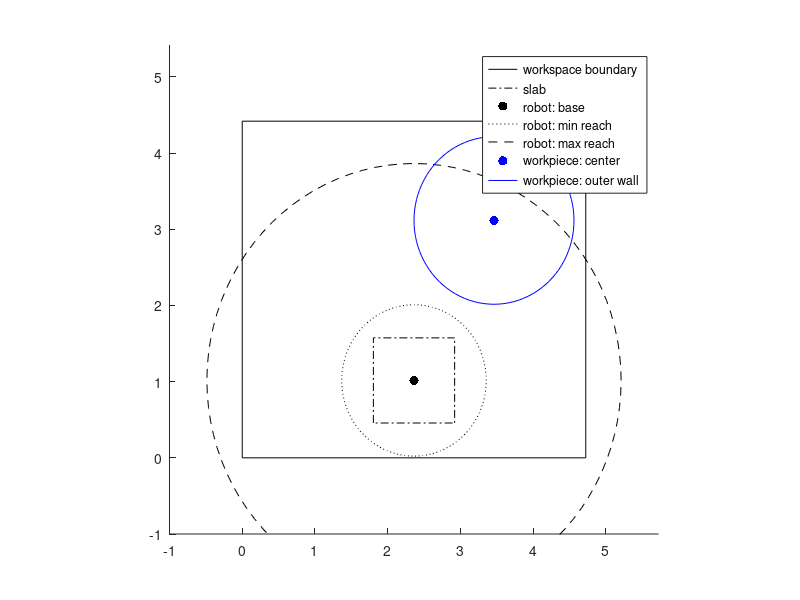

Recreate this plot in MATLAB.
%% cylWallTask.m
%
% Description:
%   Simulate the kinematics (forward, inverse) required to print a
%   cylindrical wall in the workspace in Tech AG53 with the ABB IRB 6700
%   arm.
%
% Notes:
%   1 - all linear dimensions are in meters except where otherwise noted.
%
% Author:
%   Dan Lynch
%
% Date:
%   March 9, 2019

%% main function
function cylWallTask
    clear;
    close all;
    clc;
    
    [perim,slab,robot,workpiece] = init_workspace();
    visualize_workspace(perim,slab,robot,workpiece);
    
end

%% Workspace description in task-space frame
function [perim,slab,robot,workpiece] = init_workspace()
% The workspace contains 4 things (represented as structs):
%   1 - workspace "perimeter"
%   2 - concrete "slab" (underneath the robot base)
%   3 - "robot" (whose base is coincident with the center of the concrete
%   slab)
%   4 - "workpiece" (the thing the robot will 3D print)

% perimeter dimensions
perim.frame.x = 0; % x-coordinate of the perimeter frame in the task-space frame
perim.frame.y = 0; % y-coordinate of the perimeter frame in the task-space frame
perim.width_dim = 4.7244;   % extends in the task-frame x-direction
perim.length_dim = 4.4196;  % extends in the task-frame y-direction
perim.height_dim = 2;       % extends in the task-frame z-direction (this vlaue is a guess)

% perimeter corners (A-D, clockwise, A is coincident with task-space frame)
perim.Ax = perim.frame.x + 0;
perim.Ay = perim.frame.y + 0;

perim.Bx = perim.frame.x + 0;
perim.By = perim.frame.y + perim.length_dim;

perim.Cx = perim.frame.x + perim.width_dim;
perim.Cy = perim.frame.y + perim.length_dim;

perim.Dx = perim.frame.x + perim.width_dim;
perim.Dy = perim.frame.y + 0;

perim.x_coords = [perim.Ax, perim.Bx, perim.Cx, perim.Dx];
perim.y_coords = [perim.Ay, perim.By, perim.Cy, perim.Dy];

% slab dimensions:
slab.offset.x = 2.3622;
slab.offset.y = 1.016;
slab.width_dim = 1.1176;    % extends in task-frame x-direction
slab.length_dim = 1.1176;   % extends in task-frame y-direction
slab.frame.x = slab.offset.x - 0.5*slab.width_dim; % x-coordinate of the slab frame in the task-space frame
slab.frame.y = slab.offset.y - 0.5*slab.length_dim; % y-coordinate of the slab frame in the task-space frame

% slab corners (A-D, clockwise, A is coincident with task-space frame)
slab.Ax = slab.frame.x + 0;
slab.Ay = slab.frame.y + 0;

slab.Bx = slab.frame.x + 0;
slab.By = slab.frame.y + slab.length_dim;

slab.Cx = slab.frame.x + slab.width_dim;
slab.Cy = slab.frame.y + slab.length_dim;

slab.Dx = slab.frame.x + slab.width_dim;
slab.Dy = slab.frame.y + 0;

slab.x_coords = [slab.Ax, slab.Bx, slab.Cx, slab.Dx];
slab.y_coords = [slab.Ay, slab.By, slab.Cy, slab.Dy];

% robot workspace dimensions (subsequent code will generate the actual
% robot frames and links)
robot.frames.base.x = slab.frame.x + 0.5*slab.width_dim;
robot.frames.base.y = slab.frame.y + 0.5*slab.length_dim;

robot.reach.min_reach = 0.994; % minimum reachable distance from robot base frame
robot.reach.max_reach = 2.848; % maximum reachable distance from robot base frame
robot.reach.min_reach_circle.x = robot.frames.base.x + ...
    robot.reach.min_reach*cos(linspace(0,2*pi,101));
robot.reach.min_reach_circle.y = robot.frames.base.y + ...
    robot.reach.min_reach*sin(linspace(0,2*pi,101));
robot.reach.max_reach_circle.x = robot.frames.base.x + ...
    robot.reach.max_reach*cos(linspace(0,2*pi,101));
robot.reach.max_reach_circle.y = robot.frames.base.y + ...
    robot.reach.max_reach*sin(linspace(0,2*pi,101));

% workpiece (3D printed cylindrical wall) dimensions
workpiece.offset.x = 0;
workpiece.offset.y = 1;
workpiece.radii.outer_radius = 1.1;
workpiece.frame.x = robot.frames.base.x + workpiece.radii.outer_radius + workpiece.offset.x;
workpiece.frame.y = robot.frames.base.y + workpiece.radii.outer_radius + workpiece.offset.y;
workpiece.points.x = workpiece.frame.x + workpiece.radii.outer_radius*sin(linspace(0,2*pi,101));
workpiece.points.y = workpiece.frame.y + workpiece.radii.outer_radius*cos(linspace(0,2*pi,101));

end

%% Visualize workspace
function visualize_workspace(perim,slab,robot,workpiece)
figure;
% plot workspace perimeter:
plot3(horzcat(perim.x_coords,perim.Ax),horzcat(perim.y_coords,perim.Ay),...
    zeros(1,length(perim.x_coords)+1),'k-');
hold on;
% plot slab:
plot3(horzcat(slab.x_coords,slab.Ax),horzcat(slab.y_coords,slab.Ay),...
    zeros(1,length(slab.x_coords)+1),'k-.');
% plot robot base, max & min reach:
plot3(robot.frames.base.x,robot.frames.base.y,0,'k.','MarkerSize',20);
plot3(robot.reach.min_reach_circle.x,robot.reach.min_reach_circle.y,...
    zeros(1,length(robot.reach.min_reach_circle.x)),'k:')
plot3(robot.reach.max_reach_circle.x,robot.reach.max_reach_circle.y,...
    zeros(1,length(robot.reach.max_reach_circle.x)),'k--')
% plot workpiece:
plot3(workpiece.frame.x,workpiece.frame.y,0,'b.','MarkerSize',20)
plot3(workpiece.points.x,workpiece.points.y,...
    zeros(1,length(workpiece.points.x)),'b-')
axis([-1, perim.width_dim + 1, -1, perim.length_dim + 1, 0, perim.height_dim]);
pbaspect([perim.width_dim, perim.width_dim, perim.height_dim]/perim.width_dim)

legend('workspace boundary','slab','robot: base','robot: min reach',...
    'robot: max reach','workpiece: center','workpiece: outer wall','Location','Best');
view(0,90); % initialize to overhead view
end